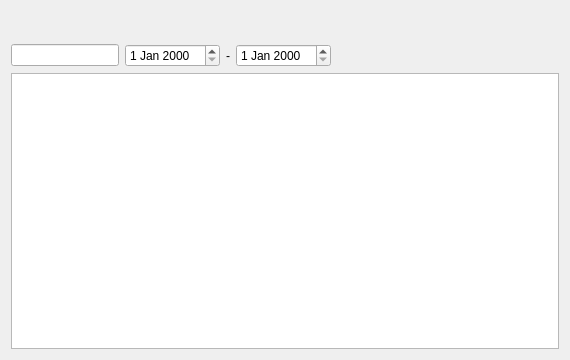
<?xml version="1.0" encoding="UTF-8"?>
<ui version="4.0">
 <class>UiUsageRecord</class>
 <widget class="QWidget" name="UiUsageRecord">
  <property name="geometry">
   <rect>
    <x>0</x>
    <y>0</y>
    <width>570</width>
    <height>360</height>
   </rect>
  </property>
  <property name="windowTitle">
   <string>UiUsageRecord</string>
  </property>
  <layout class="QVBoxLayout" name="verticalLayout">
   <property name="topMargin">
    <number>44</number>
   </property>
   <item>
    <layout class="QHBoxLayout" name="horizontalLayout">
     <item>
      <widget class="CSearchLineEdit" name="lineEdit">
       <property name="sizePolicy">
        <sizepolicy hsizetype="Preferred" vsizetype="Fixed">
         <horstretch>0</horstretch>
         <verstretch>0</verstretch>
        </sizepolicy>
       </property>
      </widget>
     </item>
     <item>
      <widget class="QDateEdit" name="dateEdit"/>
     </item>
     <item>
      <widget class="QLabel" name="label">
       <property name="text">
        <string>-</string>
       </property>
      </widget>
     </item>
     <item>
      <widget class="QDateEdit" name="dateEdit_2"/>
     </item>
     <item>
      <spacer name="horizontalSpacer">
       <property name="orientation">
        <enum>Qt::Horizontal</enum>
       </property>
       <property name="sizeHint" stdset="0">
        <size>
         <width>40</width>
         <height>20</height>
        </size>
       </property>
      </spacer>
     </item>
    </layout>
   </item>
   <item>
    <widget class="QTableView" name="tableView"/>
   </item>
  </layout>
 </widget>
 <layoutdefault spacing="6" margin="11"/>
 <customwidgets>
  <customwidget>
   <class>CSearchLineEdit</class>
   <extends>QLineEdit</extends>
   <header>CSearchLineEdit.h</header>
  </customwidget>
 </customwidgets>
 <resources/>
 <connections/>
</ui>
